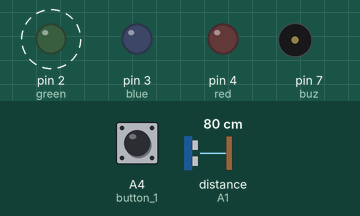
Simulated run of this sketch. Board: Arduino Uno, built with avr-gcc and run on an emulated ATmega328P. On the bench: output pins drawn as LEDs (lit = HIGH), buzzer (waves = sounding). Wiring (inferred from the names in the program): ultrasonic range finder: trigger A0; echo A1. Dashed ring = blinking. The test bench sets the inputs (shaded band); at power-on: distance to the obstacle (sensor on A1) 80 cm, A4 (button_1) LOW. The echo pulse lasts 58.3 µs per cm; pins used as bus, display or sensor lines are not drawn; what the sketch prints to the serial monitor is not drawn.

Above: at 1.8 s.
1.9 s: distance to the obstacle (sensor on A1) set to 2 cm
At 2.3 s:
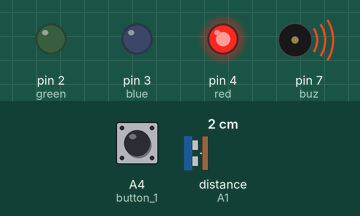
3.5 s: distance to the obstacle (sensor on A1) set to 19 cm
5.0 s: distance to the obstacle (sensor on A1) set to 23 cm
At 5.15 s:
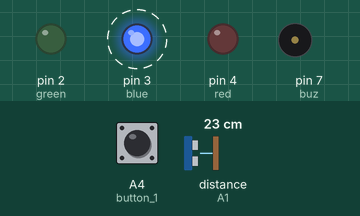
8.5 s: distance to the obstacle (sensor on A1) set to 4 cm
At 8.9 s:
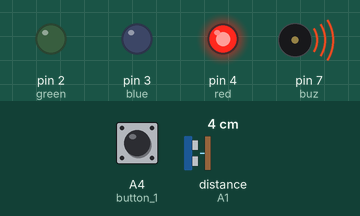
10.1 s: A4 (button_1) pulled HIGH for 1.2 s
At 10.5 s:
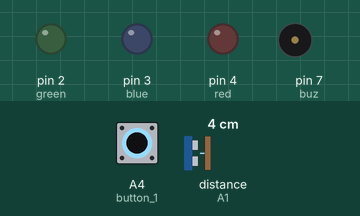
Timing chart, 0 to 13.1 s (numbered marks = the images above; inputs shaded):
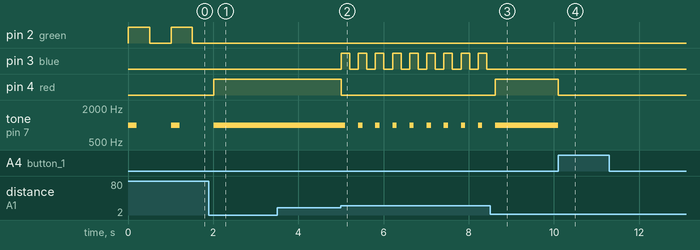

Measured:
- the behaviour switches between 20 and 21 cm on distance to the obstacle (sensor on A1) (found by bisection; images 1 and 2)
- after the input at 1.9 s, pin 2 (green): stays LOW (without the input it goes to HIGH after 0.12 s); pin 4 (red): LOW → HIGH after 0.11 s; tone on pin 7 (buz): goes on until 2.0 s, then stays 1000 Hz
- after the input at 5.0 s, pin 3 (blue): alternates HIGH for 0.20 s and LOW for 0.20 s, starting at once; pin 4 (red): HIGH → LOW at once; tone on pin 7 (buz): alternates 1000 Hz for 0.10 s and silent for 0.30 s, starting after 0.10 s
- after the input at 8.5 s, pin 3 (blue): stops changing and stays LOW; pin 4 (red): LOW → HIGH after 0.12 s; tone on pin 7 (buz): goes on until 8.6 s, then stays 1000 Hz
- after the input at 10.1 s, pin 4 (red): HIGH → LOW at once; tone on pin 7 (buz): 1000 Hz → silent at once
- by itself, pin 2 (green): alternates HIGH for 0.50 s and LOW for 0.51 s
- by itself, tone on pin 7 (buz): alternates 1000 Hz for 0.20 s and silent for 0.81 s

The sketch:

simpleInterfacing.ino
```cpp
//Led:
# define red    4
# define green  2
# define blue   3

//Buzzer:
# define buz    7

//button
# define button_1 A4

// ultrasonic
# define trig     A0
# define echo     A1

//variable
int distance = 0;
int reading  = 0;
int counter  = 0;
char flag=0;
char flag2=0;


/* ******************************************* */

void button();
void ultrasonic();
void safe();
void warm();
void Danger();
void stop();

/* ******************************************* */

void setup()
{
   //led
   pinMode(red,OUTPUT);
   pinMode(green,OUTPUT);
   pinMode(blue,OUTPUT);

   //Buzzer:
   pinMode(buz,OUTPUT);

   // button
   pinMode(button_1,INPUT);

   //Serial:
   Serial.begin(9600);

   //ultrasonic
   pinMode(trig,OUTPUT);
   pinMode(echo,INPUT);
  Serial.begin(9600);
}

  /* ******************************************* */

void loop()
{
  Serial.println(counter);
  ultrasonic();
  reading=digitalRead(A4);
  button();


   if (counter==1)
         {
           stop();
         }

     else if (counter==0)
   {

       if (distance>40)
       {
           safe();
       }
       else if (distance < 40 && distance > 20)
       {
           warm();
       }
       else if (distance < 20)
      {
         Danger();
      }
   }

}


   /* ******************************************* */

void ultrasonic()
{
   digitalWrite(trig,LOW);
   delayMicroseconds(2);
   digitalWrite(trig,HIGH);
   delayMicroseconds(10);
   digitalWrite(trig,LOW);
   distance=(pulseIn(echo,HIGH))/57;
   Serial.println(distance);
}

  /* ******************************************* */

void safe()
{
   tone(buz,1000,200);
   digitalWrite(green,HIGH);
   digitalWrite(blue,LOW);
   digitalWrite(red,LOW);
   delay(500);
   digitalWrite(buz,LOW);
   digitalWrite(green,LOW);
   digitalWrite(blue,LOW);
   digitalWrite(red,LOW);
   delay(500);
}
    /* ******************************************* */

void warm()
{

   tone(buz,1000,100);
   digitalWrite(green,LOW);
   digitalWrite(blue,HIGH);
   digitalWrite(red,LOW);
   delay(200);
   digitalWrite(buz,LOW);
   digitalWrite(green,LOW);
   digitalWrite(blue,LOW);
   digitalWrite(red,LOW);
   delay(200);
}

  /* ******************************************* */

void Danger()
{

   tone(buz,1000);
   digitalWrite(green,LOW);
   digitalWrite(blue,LOW);
   digitalWrite(red,HIGH);
}

  /* ******************************************* */

void stop()
{
      noTone(buz);
      digitalWrite(green,LOW);
      digitalWrite(blue,LOW);
      digitalWrite(red,LOW);

}

  /* ******************************************* */

void button()
{
if (reading==HIGH &&  flag2==0)
    {

         flag=1;
      counter=1;

    }
      else if(reading==LOW &&  flag==1)
      {
     flag2=1;
    }
  else if(reading==HIGH &&  flag2==1)
      {
       flag=0;
      counter=0;
      }
  else if(reading==LOW &&  flag==0)
      {
     flag2=0;
    }
}

  /* ******************************************* */
```
